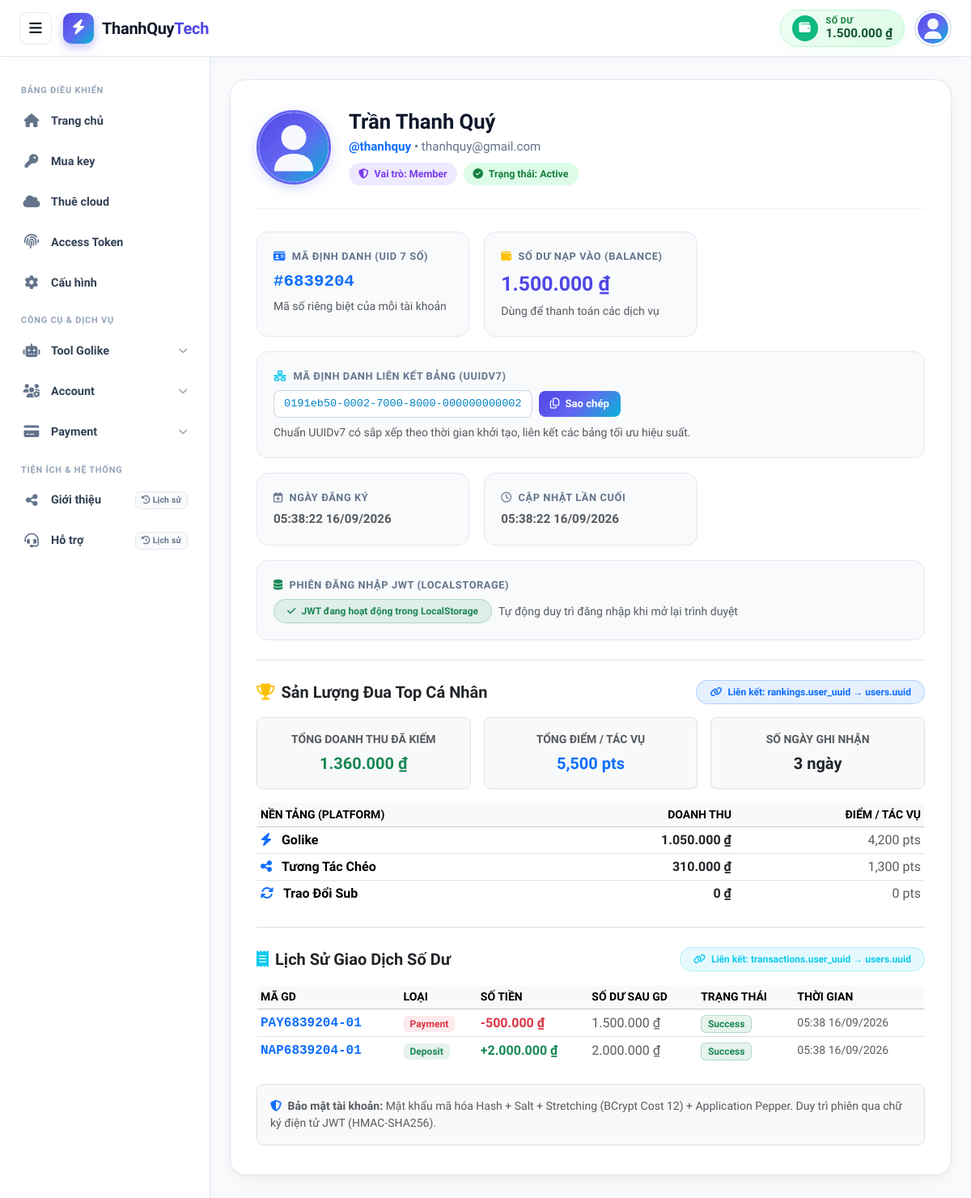
The app's page /profile.php (signed in) with its own data.
### tables this page shows
CREATE TABLE IF NOT EXISTS `users` (
    `id` BIGINT UNSIGNED AUTO_INCREMENT PRIMARY KEY COMMENT 'Khóa chính tự tăng',
    `uid` INT UNSIGNED NOT NULL UNIQUE COMMENT 'Mã định danh riêng biệt (7 chữ số: 1000000 - 9999999)',
    `uuid` CHAR(36) NOT NULL UNIQUE COMMENT 'Định danh duy nhất chuẩn UUIDv7 liên kết giữa các bảng',
    `name` VARCHAR(100) NOT NULL COMMENT 'Tên hiển thị người dùng',
    `username` VARCHAR(50) NOT NULL UNIQUE COMMENT 'Tên đăng nhập (@tên)',
    `password` VARCHAR(255) NOT NULL COMMENT 'Mật khẩu mã hóa Hash + Salt + Stretching (BCRYPT / Argon2ID)',
    `email` VARCHAR(191) NOT NULL UNIQUE COMMENT 'Địa chỉ email duy nhất',
    `balance` DECIMAL(15, 2) NOT NULL DEFAULT 0.00 COMMENT 'Số dư tài khoản nạp vào (VND)',
    `avatar` VARCHAR(255) NOT NULL DEFAULT 'assets/images/default-avatar.svg' COMMENT 'Đường dẫn ảnh đại diện',
    `role` ENUM('Admin', 'Member') NOT NULL DEFAULT 'Member' COMMENT 'Vai trò người dùng trong hệ thống',
    `status` ENUM('Active', 'Inactive', 'Locked') NOT NULL DEFAULT 'Active' COMMENT 'Trạng thái hoạt động của tài khoản',
    `created_at` TIMESTAMP NOT NULL DEFAULT CURRENT_TIMESTAMP COMMENT 'Thời điểm tạo tài khoản',
    `updated_at` TIMESTAMP NOT NULL DEFAULT CURRENT_TIMESTAMP ON UPDATE CURRENT_TIMESTAMP COMMENT 'Thời điểm cập nhật gần nhất',
    
    INDEX `idx_users_uid` (`uid`),
    INDEX `idx_users_uuid` (`uuid`),
    INDEX `idx_users_username` (`username`),
    INDEX `idx_users_email` (`email`),
    INDEX `idx_users_status` (`status`)
);

CREATE TABLE IF NOT EXISTS `transactions` (
    `id` BIGINT UNSIGNED AUTO_INCREMENT PRIMARY KEY,
    `user_uuid` CHAR(36) NOT NULL COMMENT 'Liên kết bảng users.uuid',
    `code` VARCHAR(50) NOT NULL UNIQUE COMMENT 'Mã giao dịch duy nhất (VD: NAP260901, PAY...)',
    `type` ENUM('Deposit', 'Withdraw', 'Payment', 'Refund') NOT NULL DEFAULT 'Deposit' COMMENT 'Loại giao dịch',
    `amount` DECIMAL(15, 2) NOT NULL DEFAULT 0.00 COMMENT 'Số tiền biến động (VND)',
    `balance_before` DECIMAL(15, 2) NOT NULL DEFAULT 0.00 COMMENT 'Số dư tài khoản trước khi giao dịch',
    `balance_after` DECIMAL(15, 2) NOT NULL DEFAULT 0.00 COMMENT 'Số dư tài khoản sau khi giao dịch',
    `status` ENUM('Pending', 'Success', 'Failed', 'Cancelled') NOT NULL DEFAULT 'Success' COMMENT 'Trạng thái giao dịch',
    `note` VARCHAR(255) DEFAULT NULL COMMENT 'Nội dung chi tiết giao dịch',
    `created_at` TIMESTAMP NOT NULL DEFAULT CURRENT_TIMESTAMP,
    
    INDEX `idx_trans_user_uuid` (`user_uuid`),
    INDEX `idx_trans_code` (`code`),
    INDEX `idx_trans_status` (`status`),
    INDEX `idx_trans_created_at` (`created_at`),
    CONSTRAINT `fk_transactions_user_uuid` 
        FOREIGN KEY (`user_uuid`) REFERENCES `users` (`uuid`) 
        ON DELETE CASCADE ON UPDATE CASCADE
);

### profile.php (the view, shortened to what the rows shown need)
<?php
require_once __DIR__ . '/config/config.php';
$stmt = $pdo->prepare("
    SELECT id, uid, uuid, name, username, email, balance, avatar, role, status, created_at, updated_at
    FROM users
    WHERE id = ?
    LIMIT 1
");
$stmt->execute([$_SESSION['user_id']]);
$user = $stmt->fetch();
$userPlatforms = [];
try {
    $stmtPlatformStats = $pdo->prepare("
        SELECT
            p.name as platform_name,
            p.icon as platform_icon,
            COALESCE(SUM(r.amount), 0) as platform_amount,
            COALESCE(SUM(r.points), 0) as platform_points
        FROM platforms p
        LEFT JOIN rankings r ON p.id = r.platform_id AND r.user_uuid = ?
        WHERE p.status = 'Active'
        GROUP BY p.id, p.name, p.icon
        ORDER BY platform_amount DESC
    ");
    $stmtPlatformStats->execute([$user['uuid']]);
    $userPlatforms = $stmtPlatformStats->fetchAll();
} catch (Exception $e) {
}
$userTransactions = [];
try {
    $stmtTrans = $pdo->prepare("
        SELECT code, type, amount, balance_before, balance_after, status, note, created_at
        FROM transactions
        WHERE user_uuid = ?
        ORDER BY id DESC
        LIMIT 5
    ");
    $stmtTrans->execute([$user['uuid']]);
    $userTransactions = $stmtTrans->fetchAll();
} catch (Exception $e) {
}
?>
<!DOCTYPE html>
<html lang="vi">
<head>
    <link href="https://cdn.jsdelivr.net/npm/bootstrap@5.3.3/dist/css/bootstrap.min.css" rel="stylesheet">
    <link rel="stylesheet" href="https://cdnjs.cloudflare.com/ajax/libs/font-awesome/6.5.1/css/all.min.css">
</head>
<body>
    <header class="app-header">
        <div class="header-right">
            <a href="/payments/deposit" class="header-balance-card" title="Nạp tiền vào tài khoản">
                <div class="balance-text-group">
                    <span class="balance-title">Số dư</span>
                    <span class="balance-val"><?= format_currency($user['balance']) ?></span>
                </div>
            </a>
            <div class="user-profile-container" id="userDropdownContainer">
                <button type="button" class="user-profile-toggle" id="userProfileToggle" onclick="toggleUserPopup(event)" aria-expanded="false" title="<?= htmlspecialchars($user['name']) ?>">
                    <img src="<?= htmlspecialchars($user['avatar']) ?>"
                         alt="Avatar"
                         class="user-avatar-small"
                         onerror="this.onerror=null; this.src='assets/images/default-avatar.svg';">
                </button>
            </div>
        </div>
    </header>
    <main class="app-main">
        <div class="profile-container-inner">
        <div class="profile-card">
            <div class="profile-header">
                <div>
                    <img src="<?= htmlspecialchars($user['avatar']) ?>" alt="Avatar" class="profile-avatar">
                </div>
                <div class="flex-grow-1">
                    <h2 class="profile-name"><?= htmlspecialchars($user['name']) ?></h2>
                    <div class="profile-handle">
                        <span class="text-primary fw-semibold"><?= htmlspecialchars($user['username']) ?></span> &bull; <span><?= htmlspecialchars($user['email']) ?></span>
                    </div>
                    <div class="d-flex gap-2 mt-2 flex-wrap">
                        <span class="badge-role">
                            <i class="fa-solid fa-shield-halved me-1"></i> Vai trò: <?= htmlspecialchars($user['role']) ?>
                        </span>
                        <span class="badge-status">
                            <i class="fa-solid fa-circle-check me-1"></i> Trạng thái: <?= htmlspecialchars($user['status']) ?>
                        </span>
                    </div>
                </div>
            </div>
            <div class="stats-grid">
                <div class="stat-box">
                    <div class="stat-label">
                        <i class="fa-solid fa-id-card text-primary me-1"></i> Mã định danh (UID 7 số)
                    </div>
                    <div class="stat-value text-primary font-monospace">
                        #<?= htmlspecialchars($user['uid']) ?>
                    </div>
                    <div class="text-muted small mt-1">Mã số riêng biệt của mỗi tài khoản</div>
                </div>
                <div class="stat-box">
                    <div class="stat-label">
                        <i class="fa-solid fa-wallet text-warning me-1"></i> Số dư nạp vào (Balance)
                    </div>
                    <div class="stat-value highlight">
                        <?= format_currency($user['balance']) ?>
                    </div>
                    <div class="text-muted small mt-1">Dùng để thanh toán các dịch vụ</div>
                </div>
                <div class="stat-box" style="grid-column: 1 / -1;">
                    <div class="d-flex align-items-center gap-2 mt-2 flex-wrap">
                        <span class="uuid-box" id="uuidText"><?= htmlspecialchars($user['uuid']) ?></span>
                        <button type="button" class="btn-gradient-sm" onclick="copyUUID()">
                            <i class="fa-regular fa-copy me-1"></i> Sao chép
                        </button>
                    </div>
                </div>
                <div class="stat-box">
                    <div class="stat-label">
                        <i class="fa-regular fa-calendar-plus me-1"></i> Ngày đăng ký
                    </div>
                    <div class="stat-value text-muted" style="font-size: 0.95rem;">
                        <?= date('H:i:s d/m/Y', strtotime($user['created_at'])) ?>
                    </div>
                </div>
                <div class="stat-box">
                    <div class="stat-label">
                        <i class="fa-regular fa-clock me-1"></i> Cập nhật lần cuối
                    </div>
                    <div class="stat-value text-muted" style="font-size: 0.95rem;">
                        <?= date('H:i:s d/m/Y', strtotime($user['updated_at'])) ?>
                    </div>
                </div>
            </div>
            <div class="mt-4 pt-4 border-top">
                <?php if (!empty($userPlatforms)): ?>
                <div class="table-responsive">
                    <table class="table table-sm table-hover align-middle border mb-0 rounded-3 overflow-hidden">
                        <thead class="table-light small text-muted">
                            <tr>
                                <th>NỀN TẢNG (PLATFORM)</th>
                                <th class="text-end">DOANH THU</th>
                                <th class="text-end">ĐIỂM / TÁC VỤ</th>
                            </tr>
                        </thead>
                    </table>
                </div>
                <?php endif; ?>
            </div>
            <div class="mt-4 pt-4 border-top">
                <?php if (!empty($userTransactions)): ?>
                <div class="table-responsive">
                    <table class="table table-sm table-hover align-middle border mb-0 rounded-3 overflow-hidden">
                        <thead class="table-light small text-muted">
                            <tr>
                                <th>MÃ GD</th>
                                <th>LOẠI</th>
                                <th>SỐ TIỀN</th>
                                <th>SỐ DƯ SAU GD</th>
                                <th>TRẠNG THÁI</th>
                                <th>THỜI GIAN</th>
                            </tr>
                        </thead>
                        <tbody>
                            <?php foreach ($userTransactions as $tx): ?>
                            <tr>
                                <td><span class="font-monospace fw-semibold text-primary"><?= htmlspecialchars($tx['code']) ?></span></td>
                                <td>
                                    <span class="badge bg-<?= ($tx['type'] === 'Deposit') ? 'success' : (($tx['type'] === 'Payment') ? 'danger' : 'secondary') ?> bg-opacity-10 text-<?= ($tx['type'] === 'Deposit') ? 'success' : (($tx['type'] === 'Payment') ? 'danger' : 'secondary') ?> px-2 py-1">
                                        <?= htmlspecialchars($tx['type']) ?>
                                    </span>
                                </td>
                                <td class="fw-bold text-<?= ($tx['type'] === 'Deposit') ? 'success' : 'danger' ?>">
                                    <?= ($tx['type'] === 'Deposit' ? '+' : '-') . format_currency($tx['amount']) ?>
                                </td>
                                <td class="text-muted"><?= format_currency($tx['balance_after']) ?></td>
                                <td>
                                    <span class="badge bg-success bg-opacity-10 text-success border border-success border-opacity-25">
                                        <?= htmlspecialchars($tx['status']) ?>
                                    </span>
                                </td>
                                <td class="text-muted small"><?= date('H:i d/m/Y', strtotime($tx['created_at'])) ?></td>
                            </tr>
                            <?php endforeach; ?>
                        </tbody>
                    </table>
                </div>
                <?php else: ?>
                <div class="p-3 text-center bg-light rounded-3 text-muted small">
                    <i class="fa-solid fa-circle-info me-1"></i> Chưa có ghi nhận giao dịch biến động số dư nào.
                </div>
                <?php endif; ?>
            </div>
        </div>
        </div>
    </main>
</body>
</html>

### records on screen
users: balance "1.500.000 ₫", avatar (placeholder picture), name "Trần Thanh Quý", username "@thanhquy", email "thanhquy@gmail.com", role "Member", status "Active", uid "6839204", uuid "0191eb50-0002-7000-8000-000000000002", created_at "05:38:22 16/09/2026", updated_at "05:38:22 16/09/2026"
transactions: code "PAY6839204-01", type "Payment", amount "500.000 ₫", balance_after "1.500.000 ₫", status "Success", created_at "05:38 16/09/2026"
transactions: code "NAP6839204-01", type "Deposit", amount "2.000.000 ₫", balance_after "2.000.000 ₫", status "Success", created_at "05:38 16/09/2026"

### other values on screen
format_currency($userRankStats['total_earned']) "1.360.000 ₫"
$userRankStats['total_points'] "5,500"
$userRankStats['active_days'] "3"
$up['platform_name'] "Golike"
format_currency($up['platform_amount']) "1.050.000 ₫"
$up['platform_points'] "4,200"
$up['platform_name'] "Tương Tác Chéo"
format_currency($up['platform_amount']) "310.000 ₫"
$up['platform_points'] "1,300"
$up['platform_name'] "Trao Đổi Sub"
format_currency($up['platform_amount']) "0 ₫"
$up['platform_points'] "0"
